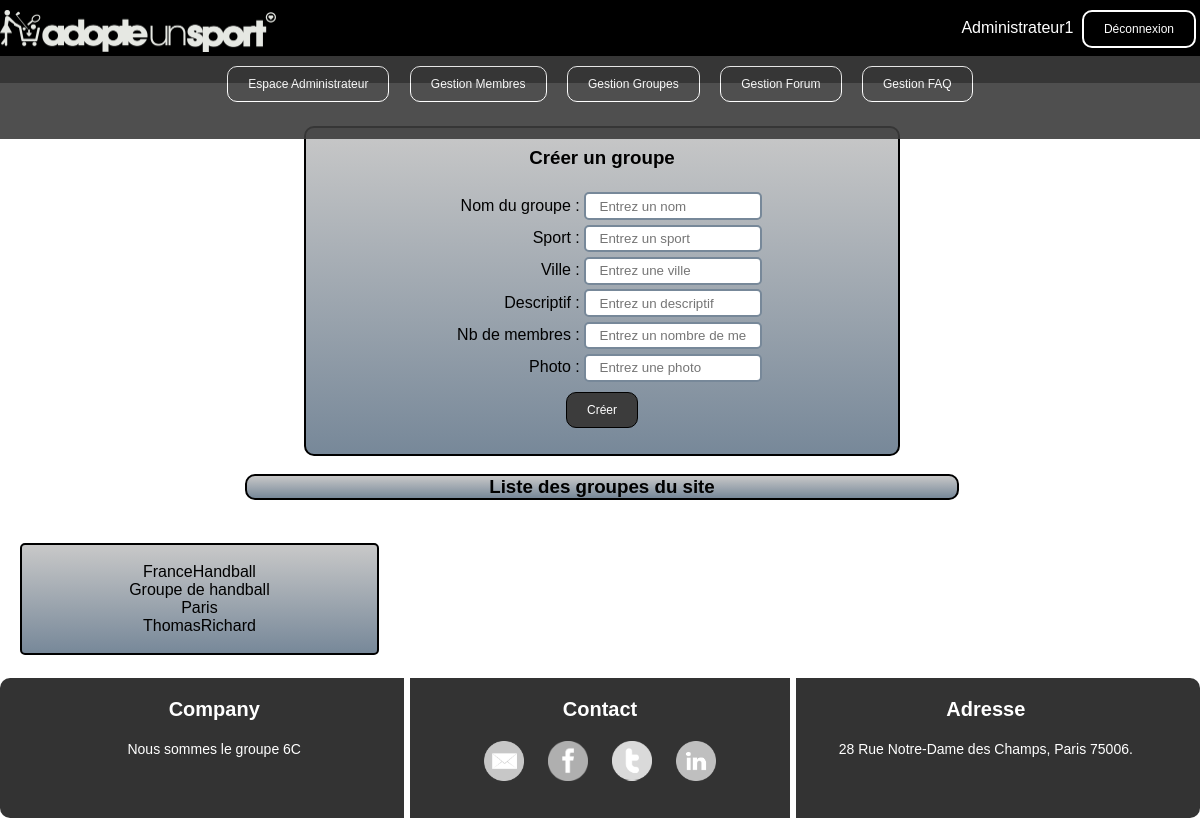
Screenshot of /gestiongroupes.php (signed in) with the database file from the repository.
### tables this page shows
CREATE TABLE IF NOT EXISTS `groupe` (
  `Id` int(11) NOT NULL AUTO_INCREMENT,
  `Titre` varchar(255) NOT NULL,
  `Descriptif` varchar(1000) NOT NULL,
  `Zone_geographique` varchar(255) NOT NULL,
  `Nb_max_personnes` int(11) NOT NULL,
  `Photo` varchar(255) NOT NULL,
  `Nom_sport` varchar(255) NOT NULL,
  `Pseudo_membre_createur` varchar(255) NOT NULL,
  `Date_creation` date NOT NULL,
  PRIMARY KEY (`Id`)
);

### gestiongroupes.php (the view, shortened to what this page needs)
<?php include_once("model.php"); ?>
<!DOCTYPE html>
<html>
	<head>
	    <link href='assets/css/styleheaderfooter.css' rel='stylesheet' type='text/css' />
    	<link href='assets/css/style.css' rel='stylesheet' type='text/css' />
	</head>
	<body>
		<?php include("headeradmin.php") ?>
		<div class="gestiongroupesadmin">
					<form action="gestiongroupes.php" method="post">
						<h3>Créer un groupe</h3>
			        	<div class="apparenceformulaire">
			        		<label for="nomgroupe">Nom du groupe : </label><input type="text" name="nomgroupe" placeholder="Entrez un nom" value="<?php if (isset($_POST['nomgroupe'])) echo htmlentities(trim($_POST['nomgroupe'])); ?>" onclick="colorer(this)" onblur="decolorer(this)"/><br />
			        		<label for="choixsport">Sport : </label><input type="text" name="choixsport" placeholder="Entrez un sport" value="<?php if (isset($_POST['choixsport'])) echo htmlentities(trim($_POST['choixsport'])); ?>" onclick="colorer(this)" onblur="decolorer(this)"/><br />
			        		<label for="choixville">Ville : </label><input type="text" name="choixville" placeholder="Entrez une ville" value="<?php if (isset($_POST['choixville'])) echo htmlentities(trim($_POST['choixville'])); ?>" onclick="colorer(this)" onblur="decolorer(this)"/><br />
			        		<label for="descriptif">Descriptif : </label><input type="text" name="descriptif" placeholder="Entrez un descriptif" value="<?php if (isset($_POST['descriptif'])) echo htmlentities(trim($_POST['descriptif'])); ?>" onclick="colorer(this)" onblur="decolorer(this)"/><br />
			        		<label for="nbmembres">Nb de membres : </label><input type="text" name="nbmembres" placeholder="Entrez un nombre de membres" value="<?php if (isset($_POST['nbmembres'])) echo htmlentities(trim($_POST['nbmembres'])); ?>" onclick="colorer(this)" onblur="decolorer(this)"/><br />
			        		<label for="photo">Photo : </label><input type="text" name="photo" placeholder="Entrez une photo" value="<?php if (isset($_POST['photo'])) echo htmlentities(trim($_POST['photo'])); ?>" onclick="colorer(this)" onblur="decolorer(this)"/><br />
			        	</div>
					    <input type="submit" name="creer" value="Créer" class="button3">
			    	</form>
    			</div>
        <h3 class="listemembres">Liste des groupes du site</h3>
        <?php
			try
			{
			$base = new PDO('mysql:host=localhost;dbname=app_info;charset=utf8', 'root', '');
			}
			catch(Exception $e)
			{
	        	die('Erreur : '.$e->getMessage());
			}
			?>
			<?php
				$reponse = $base->query('SELECT Titre, Descriptif, Zone_geographique, Pseudo_membre_createur FROM groupe ORDER BY Titre ');
				while ($donnees = $reponse->fetch())
				{ ?>
					<div class="membrestrouves">
						<br/><a href="pagemutablegroupeadmin.php?Titregroupe=<?php echo $donnees['Titre']; ?>"><?php echo $donnees['Titre'] . '<br/>'; ?></a>
						<?php
						echo $donnees['Descriptif'] . '<br/>';
						echo $donnees['Zone_geographique'] . '<br/>';
						echo $donnees['Pseudo_membre_createur']. '<br/>'. '<br/>';
						?>
					</div>
				<?php
				}
		?>
		<?php include("footeradmin.php") ?>
	</body>
</html>

### assets/css/style.css (style rules this page uses)
body { background-image : url('Images/fond2.jpg'); background-size: 100%; background-repeat: no-repeat; background-attachment: fixed; display: block; color : black; font-family : "Verdana", cursive, sans-serif; }
a { color: black; text-decoration: none; }
input { border-radius: 6px; }
.button3 { background-color: rgb(60,60,60); border: solid black 1px; border-radius: 10px; color: white; padding: 10px 20px; text-align: center; text-decoration: none; display: inline-block; font-size: 12px; margin: 10px 8px; cursor: pointer; }
.listemembres { text-align: center; background-image:linear-gradient(rgb(200,200,200), rgb(119,136,153)); width: 60%; margin-left: 20%; margin-right: 20%; border: solid black 2px; border-radius: 10px; }
.gestiongroupesadmin { display: inline-block; margin-top: 10%; margin-bottom: 0%; margin-left: 25%; margin-right: 25%; width: 50%; text-align: center; border: solid black 2px; border-radius: 10px; background-image:linear-gradient(rgb(200,200,200), rgb(119,136,153)); }
.membrestrouves { background-image:linear-gradient(rgb(200,200,200), rgb(119,136,153)); border: solid black 2px; border-radius: 5px; margin-top: 2%; margin-bottom: 2%; width: 30%; margin-left: 1%; margin-right: 1%; text-align: center; display: inline-block; }
input[type=text] { border: 2px solid rgb(119,136,153); border-radius: 5px; padding: 1% 3%; margin-top: 1%; width: 40%; }
.apparenceformulaire { width: 75%; margin-left: 2%; margin-right: 23%; text-align: right; }

### rows the page displays
groupe: Titre "FranceHandball", Descriptif "Groupe de handball", Zone_geographique "Paris", Pseudo_membre_createur "ThomasRichard"

### other values shown
$_SESSION['Pseudo'] "Administrateur1"
